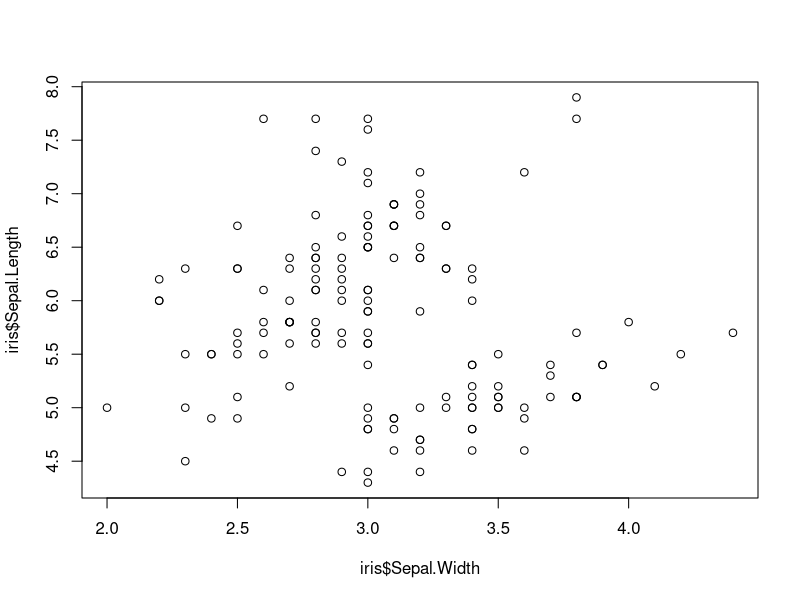
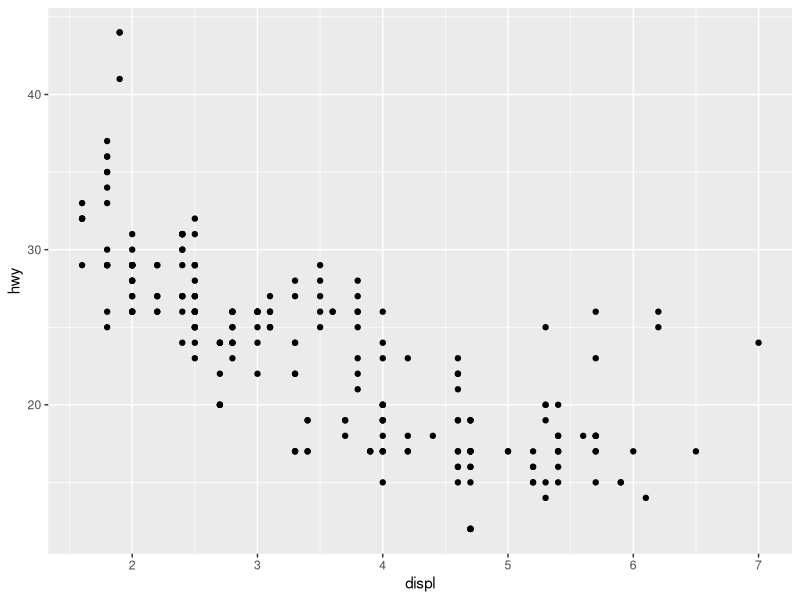
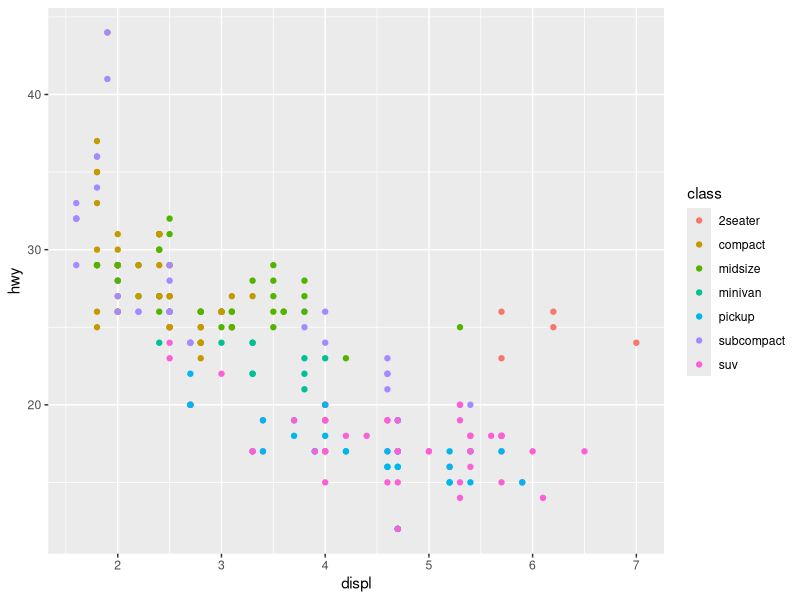
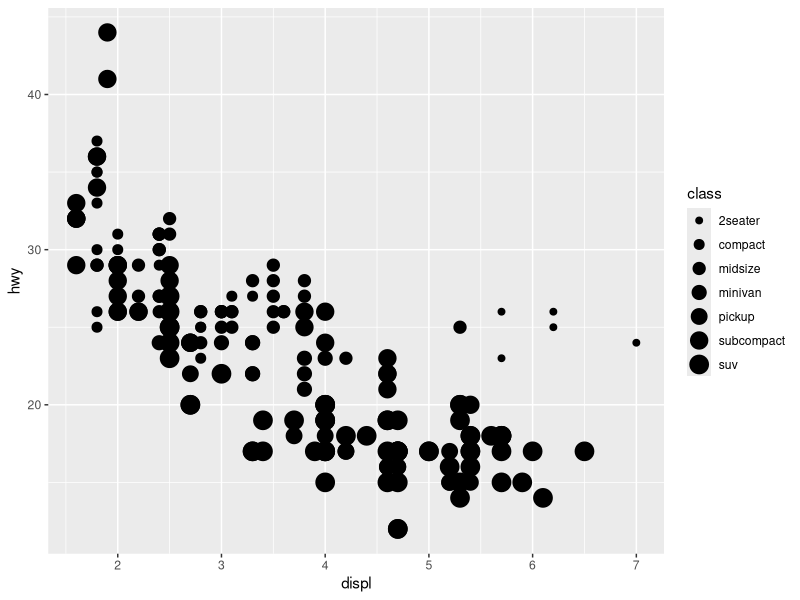
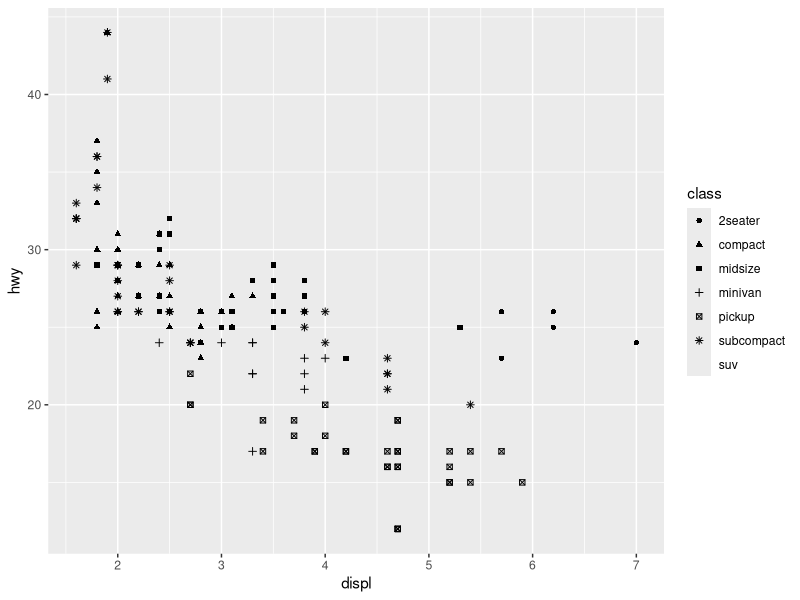
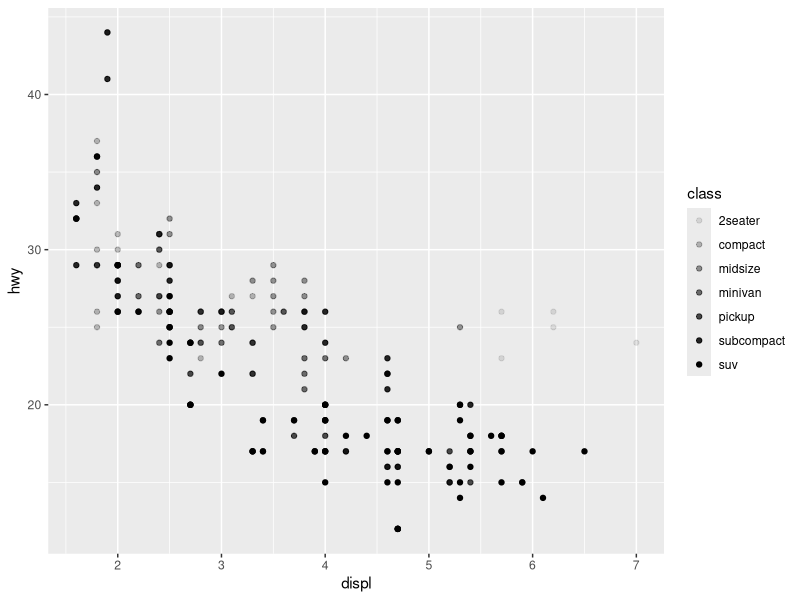
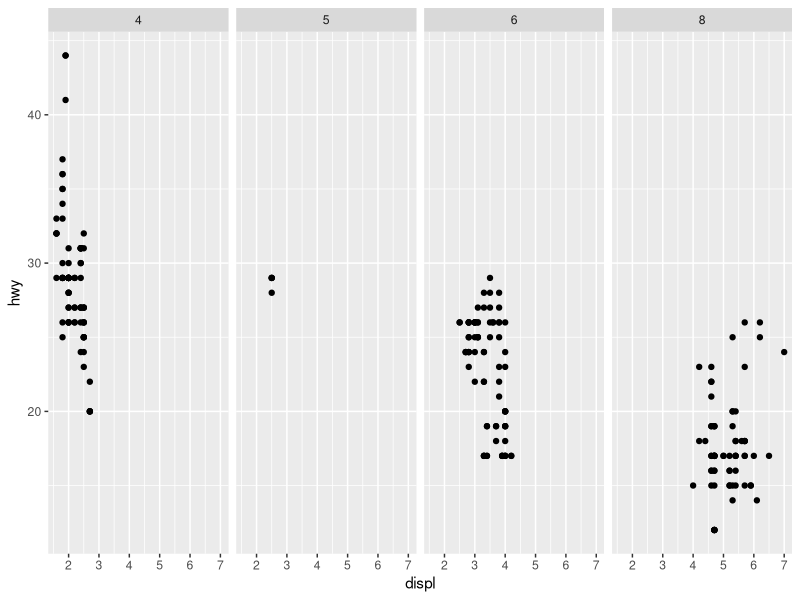
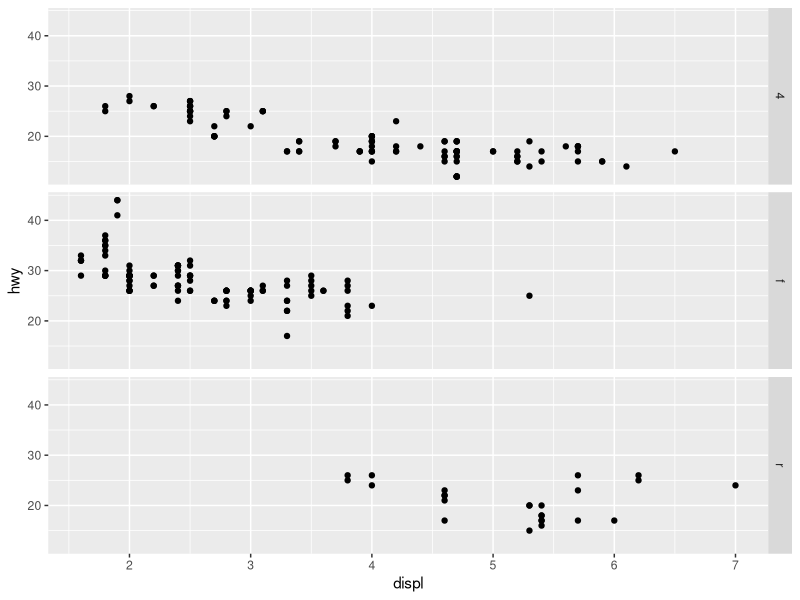

The R script that drew these images, in order: (Note: this script raises an error after producing the figures.)
plot(iris$Sepal.Width, iris$Sepal.Length)
## install.packages("ggplot2")
library(ggplot2)
?mpg
View(mpg)

## Aesthetics
qplot(displ, hwy, data = mpg)
qplot(displ, hwy, data = mpg, color = class)
qplot(displ, hwy, data = mpg, size = class)
qplot(displ, hwy, data = mpg, shape = class)
qplot(displ, hwy, data = mpg, alpha = class)

## Faceting
qplot(displ, hwy, data = mpg) + facet_grid(. ~ cyl)
qplot(displ, hwy, data = mpg) + facet_grid(drv ~ .)
qplot(displ, hwy, data = mpg) + facet_grid(drv ~ cyl)
qplot(displ, hwy, data = mpg) + facet_wrap(~ class)
# facet_grid(): 2d grid, rows ~ cols, / . for no split
# facet_wrap(): 1d ribbon wrapped into 2d

## Geom
qplot(displ, hwy, data = mpg)
qplot(displ, hwy, data = mpg, geom = "smooth")
qplot(displ, hwy, data = mpg, geom = c("point", "smooth")) # you can plot mutiple geoms
qplot(class, hwy, data = mpg, geom = "boxplot")
qplot(reorder(class, hwy), hwy, data = mpg, geom = "boxplot") # reorder x axis
?reorder
qplot(reorder(class, hwy, FUN = median), hwy, data = mpg, geom = "boxplot")

## Bar charts
qplot(x, z, data = diamonds)
qplot(x, data = diamonds)
qplot(cut, data = diamonds)
# Default geoms for qplot
# Two variables -> scatterplot(point)
# One continuous valiable -> histogram
# One categorical variable -> bar chart
qplot(cut, data = diamonds, geom = "bar", color = cut)
qplot(cut, data = diamonds, geom = "bar", fill = cut)

## Position adjustments
qplot(color, data = diamonds, geom = "bar", fill = cut)
qplot(color, data = diamonds, geom = "bar", fill = cut, position = "stack")
qplot(color, data = diamonds, fill = cut, position = "stack")
qplot(color, data = diamonds, fill = cut, position = "dodge")
qplot(color, data = diamonds, fill = cut, position = "identity")
qplot(color, data = diamonds, fill = cut, position = "fill")

